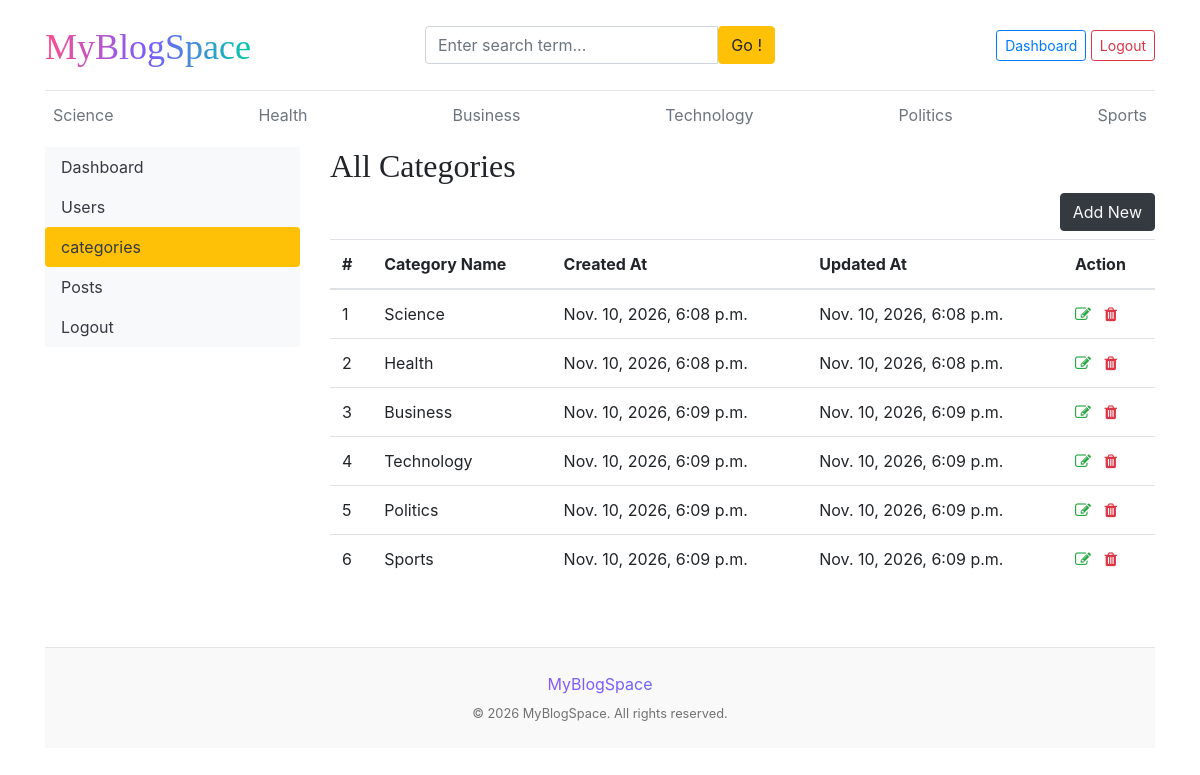
Screenshot of /dashboard/categories/ (signed in) with the database file from the repository.
### blogs/models.py (models this page shows)
class Category(models.Model):
    category_name = models.CharField(max_length=50, unique=True)
    created_at = models.DateTimeField(auto_now_add=True)
    updated_at = models.DateTimeField(auto_now=True)
    class Meta:
        verbose_name_plural = 'categories'
    def __str__(self):
        return self.category_name

### dashboards/views.py (the view)
# urls.py: path('categories/', views.categories, name='categories'),
@login_required(login_url='login')
def categories(request):
    return render(request, 'dashboard/categories.html')

### blogs/context_processors.py (called while the page is built)
def get_categories(request):
    categories = Category.objects.all()
    return dict(categories=categories)

def get_social_links(request):
    social_links = SocialLink.objects.all()
    return dict(social_links = social_links)

### templates/dashboard/categories.html (shortened to what this page needs)
{% extends 'base.html' %}
{% block content %}
<div class="row">
    {% include 'dashboard/sidebar.html' %}
    <div class="col-md-9">
        <h2>All Categories</h2>
        <a href="{% url 'add_category' %}" class="btn btn-dark text-light float-right mb-2">Add New</a>
        <table class="table table-hover">
            <thead>
              <tr>
                <th>#</th>
                <th>Category Name</th>
                <th>Created At</th>
                <th>Updated At</th>
                <th>Action</th>
              </tr>
            </thead>
            <tbody>
            {% for cat in categories %}
              <tr>
                <td>{{ forloop.counter }}</td>
                <td>{{ cat }}</td>
                <td>{{ cat.created_at }}</td>
                <td>{{ cat.updated_at }}</td>
                <td>
                    <a href="{% url 'edit_category' cat.id %}"><i class="fa fa-edit text-success"></i></a>
                    <a href="{% url 'delete_category' cat.id %}"><i class="fa fa-trash text-danger"></i></a>
                </td>
              </tr>
            {% endfor %}
            </tbody>
          </table>
    </div>
</div>
{% endblock %}

### templates/base.html (shortened to what this page needs)
 {% load static %}
 <!DOCTYPE html>
<html lang="en">
<head>
    <link href="https://getbootstrap.com/docs/4.0/dist/css/bootstrap.min.css" rel="stylesheet">
    <link rel="stylesheet" href="https://cdnjs.cloudflare.com/ajax/libs/font-awesome/4.7.0/css/font-awesome.min.css">
    <link href="{% static 'css/blog.css' %}" rel="stylesheet">
  </head>
<body>
    <div class="container">
      <header class="blog-header py-3">
        <div class="row flex-nowrap justify-content-between align-items-center">
          <div class="col-4 pt-1">
            <a class="blog-header-logo text-decoration-none fw-bold fs-2" href="/"
              style="background: linear-gradient(90deg, #ff4d8d, #7b5cff, #00c9a7);
               -webkit-background-clip: text;
               -webkit-text-fill-color: transparent;">
              MyBlogSpace
            </a>
          </div>
          <div class="col-4">
            <form action="{% url 'search' %}" method="GET">
              <div class="input-group">
                <input class="form-control" type="text" name="keyword" placeholder="Enter search term..." aria-label="Enter search" >
                <button class="btn btn-warning" id="button-search" type="submit">Go !</button>
              </div>
            </form>
          </div>
          <div class="col-4 d-flex justify-content-end align-items-center">
            {% if not user.is_authenticated %}
            <a class="btn btn-sm btn-warning" href="{% url 'login' %}">Login</a> &nbsp;
            <a class="btn btn-sm btn-outline-secondary" href="{% url 'register' %}">Register</a>
            {% else %}
            <span><a href="{% url 'dashboard' %}" class="btn btn-sm btn-outline-primary">Dashboard</a></span>
            <span><a href="{% url 'logout' %}" class="btn btn-sm btn-outline-danger">Logout</a></span>
            {% endif %}
          </div>
        </div>
      </header>
      <div class="nav-scroller py-1 mb-2">
        <nav class="nav d-flex justify-content-between">
          {% for cat in categories %}
          <a class="p-2 text-muted" href="{% url 'posts_by_category' cat.id %}">{{cat.category_name}}</a>
          {% endfor %}
        </nav>
      </div>
{% block content %}
{% endblock %}
  <footer class="blog-footer text-center py-4 mt-5">
  <p class="text-decoration-none fw-bold fs-2 m-0"
     style="background: linear-gradient(90deg, #ff4d8d, #7b5cff, #00c9a7);
     -webkit-background-clip: text;
     -webkit-text-fill-color: transparent;">
     MyBlogSpace
  </p>
  <p class="text-white-50 small mt-2 mb-0">
    © <span id="year"></span> MyBlogSpace. All rights reserved.
  </p>
</footer>
</body>
</html>

### blog_main/static/css/blog.css (style rules this page uses)
.blog-header { border-bottom: 1px solid #e5e5e5; }
.blog-header-logo { font-family: "Playfair Display", Georgia, "Times New Roman", serif; font-size: 2.25rem; }
h1, h2, h3, h4, h5, h6 { font-family: "Playfair Display", Georgia, "Times New Roman", serif; }
.blog-footer { padding: 2.5rem 0; color: #727272; text-align: center; background-color: #f9f9f9; border-top: .05rem solid #e5e5e5; }
.blog-footer p:last-child { margin-bottom: 0; }

### rows the page displays
Category: category_name "Science", created_at "Nov. 10, 2026, 6:08 p.m.", updated_at "Nov. 10, 2026, 6:08 p.m."
Category: category_name "Health", created_at "Nov. 10, 2026, 6:08 p.m.", updated_at "Nov. 10, 2026, 6:08 p.m."
Category: category_name "Business", created_at "Nov. 10, 2026, 6:09 p.m.", updated_at "Nov. 10, 2026, 6:09 p.m."
Category: category_name "Technology", created_at "Nov. 10, 2026, 6:09 p.m.", updated_at "Nov. 10, 2026, 6:09 p.m."
Category: category_name "Politics", created_at "Nov. 10, 2026, 6:09 p.m.", updated_at "Nov. 10, 2026, 6:09 p.m."
Category: category_name "Sports", created_at "Nov. 10, 2026, 6:09 p.m.", updated_at "Nov. 10, 2026, 6:09 p.m."
